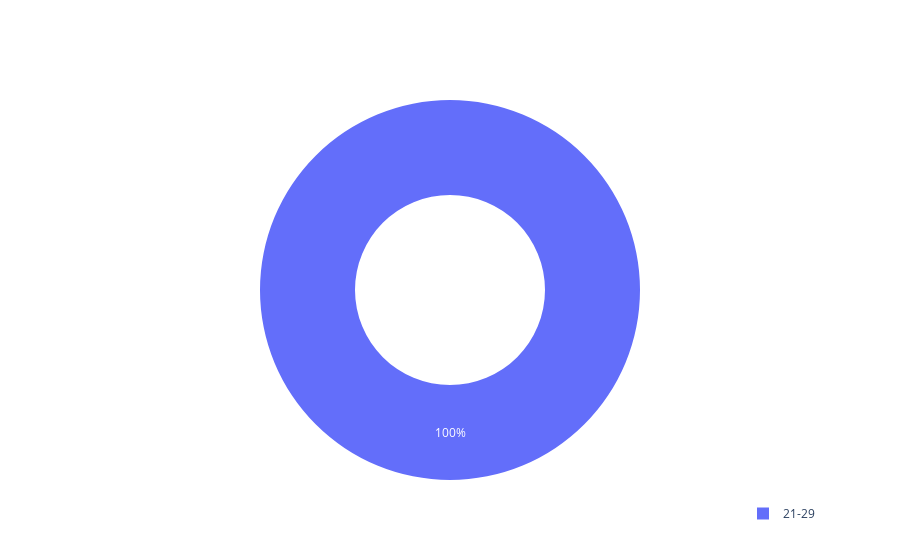

This figure's notebook cell:
### Markdown cell above
### Participants Age

### Code cell
pie_2 = go.Figure(data=[go.Pie(
    name ='Participant Age',
    labels = participant_Age,
    values = participant_age_values,
     hole=.5
)])

pie_2.update_layout(legend=dict(
    orientation="h",
    yanchor="top",
    y= -0.05,
    xanchor="right",
    x=1
))
#pie_2.show()

### Figure 1 — Plotly figure (JSON) as saved in the notebook; plotly's stock layout.template omitted (floating-point values rounded to 4 significant figures)
{"data": [{"hole": 0.5, "labels": ["21-29"], "name": "Participant Age", "type": "pie", "values": [3]}], "layout": {"autosize": true, "legend": {"orientation": "h", "x": 1, "xanchor": "right", "y": -0.05, "yanchor": "top"}}}
